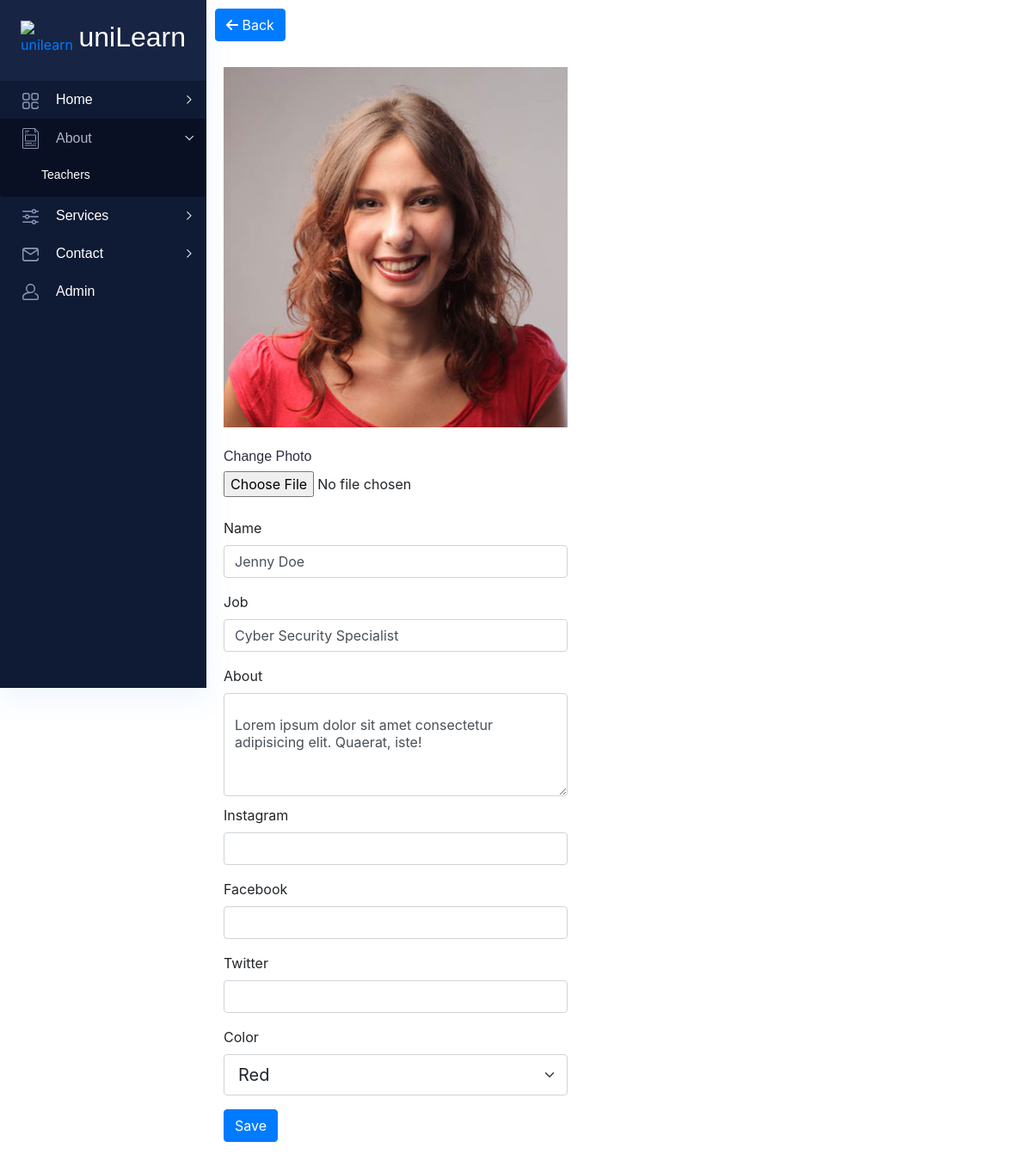
Screenshot of /admin/edit-teachers.php?id=1 (signed in) with the database file from the repository.
### tables this page shows
CREATE TABLE IF NOT EXISTS `teachers` (
  `id` int(11) NOT NULL AUTO_INCREMENT,
  `name` varchar(50) NOT NULL DEFAULT '0',
  `job` varchar(100) NOT NULL DEFAULT '0',
  `about` varchar(100) NOT NULL DEFAULT '0',
  `instagram` varchar(100) NOT NULL DEFAULT '0',
  `facebook` varchar(100) NOT NULL DEFAULT '0',
  `twitter` varchar(100) NOT NULL DEFAULT '0',
  `image` varchar(50) DEFAULT NULL,
  `color` varchar(50) DEFAULT NULL,
  PRIMARY KEY (`id`)
);

### admin/edit-teachers.php (the view, shortened to what this page needs)
<?php
include_once "../config.php";
if (isset($_GET['id'])) {
    $id = $_GET['id'];
    $sql = "SELECT * FROM teachers WHERE id=" . $id;
    $run = mysqli_query($conn, $sql);
    $teacher = mysqli_fetch_assoc($run);
}
?>
<!DOCTYPE html>
<html lang="zxx">
<head>
    <?php include_once "includes/head.php" ?>
</head>
<body class="crm_body_bg">
    <?php include_once "includes/navbar.php" ?>
    <section class="main_content dashboard_part large_header_bg">
    <a style="margin:10px" href="teachers.php" class="btn btn-primary"><i class="fa-solid fa-arrow-left"></i> Back</a>
        <form method="POST" action="save.php" style="margin: 20px;" enctype="multipart/form-data">
            <img style="width:400px" src="../img/teachers/<?= $teacher['image'] ?>" alt="" >
            <br><br>
            <h6>Change Photo</h6><input type="file" name="image">
            <br><br>
            <div class="mb-3">
                <label for="" class="form-label">Name</label>
                <input style="width:400px" class="form-control" name="name" value="<?= $teacher['name'] ?>">
            </div>
            <div class="mb-3">
                <label for="" class="form-label">Job</label>
                <input style="width:400px" class="form-control" name="job" value="<?= $teacher['job'] ?>">
            </div>
            <label for="" class="form-label">About</label>
            <div class="form-floating" style="margin-bottom: 10px;">
                <textarea class="form-control" style="height: 120px; width:400px" name="about"><?= $teacher['about'] ?></textarea>
            </div>
            <div class="mb-3">
                <label for="" class="form-label">Instagram</label>
                <input style="width:400px" class="form-control" name="instagram" value="<?= $teacher['instagram'] ?>">
            </div>
            <div class="mb-3">
                <label for="" class="form-label">Facebook</label>
                <input style="width:400px" class="form-control" name="facebook" value="<?= $teacher['facebook'] ?>">
            </div>
            <div class="mb-3">
                <label for="" class="form-label">Twitter</label>
                <input style="width:400px" class="form-control" name="twitter" value="<?= $teacher['twitter'] ?>">
            </div>
            <div class="mb-3">
                <label for="" class="form-label">Color</label>
                <select name="color" style="width:400px;" class="form-select form-select-lg mb-3" aria-label=".form-select-lg example">
                    <option <?php if($teacher['color']=="F27C66") echo"selected"?> value="F27C66">Red</option>
                </select>
            </div>
            <button type="submit" class="btn btn-primary">Save</button>
        </form>
    </section>
</body>
</html>

### rows the page displays
teachers: image (picture), name "Jenny Doe", job "Cyber Security Specialist", about "Lorem ipsum dolor sit amet consectetur adipisicing elit. Quaerat, iste!", color "Red"
